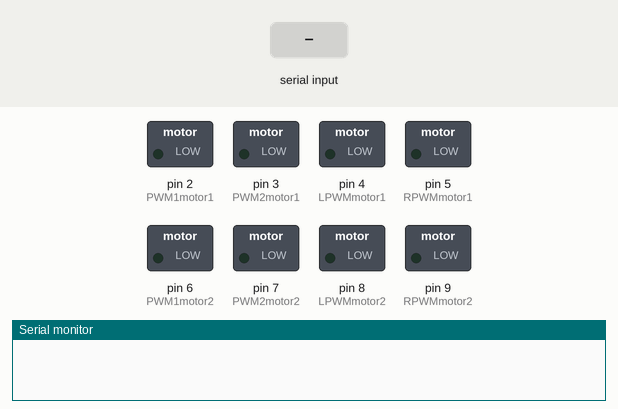
Recording of a sketch running on a simulated Arduino Uno, built with avr-gcc and run on an emulated ATmega328P. On the bench: switched loads named in the sketch (green lamp = pin HIGH), the last lines printed to the serial monitor. The inputs (shaded band) are chosen by the test bench.

Above: at 1.2 s.
1.3 s: "8" received over Serial
At 2.5 s:
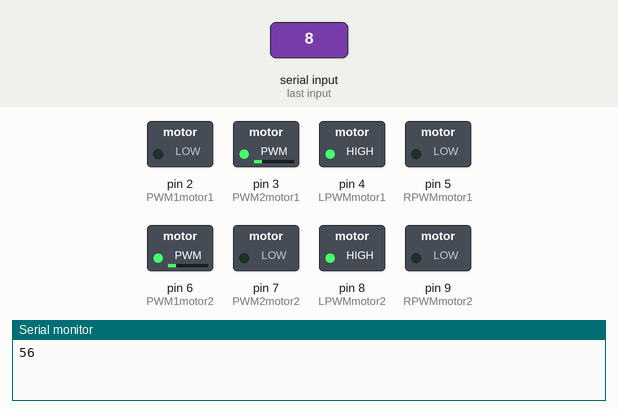
2.8 s: "6" received over Serial
At 4.0 s:
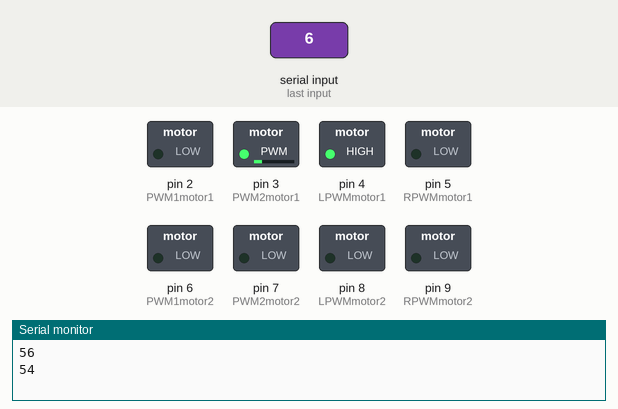
4.8 s: "4" received over Serial
At 6.5 s:
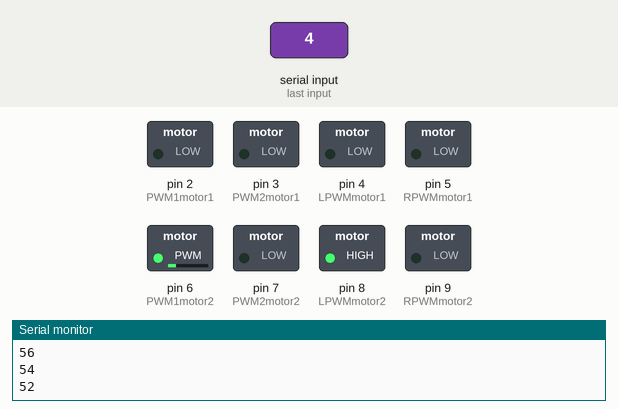
6.8 s: "2" received over Serial
At 8.2 s:
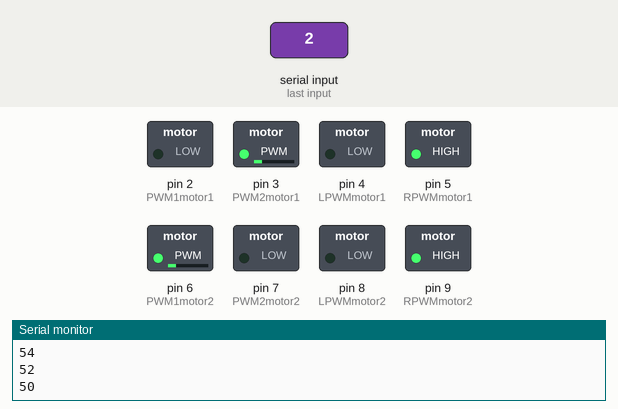
Timing chart, 0 to 9.8 s (numbered marks = the images above; inputs shaded):
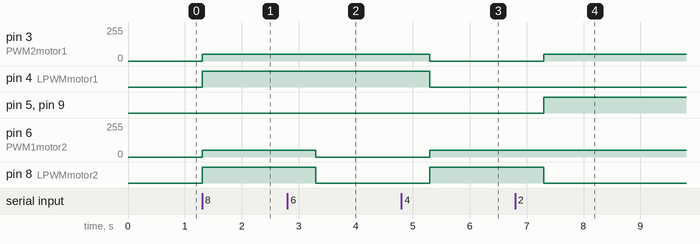

The sketch:

test-motor-driver.ino
```cpp
int x = 0;
int PWM1motor1 = 2;
int PWM2motor1 = 3;
int LPWMmotor1 = 4;
int RPWMmotor1 = 5;

int PWM1motor2 = 6;
int PWM2motor2 = 7;
int LPWMmotor2 = 8;
int RPWMmotor2 = 9;

void setup ()
{
     Serial.begin(9600);

     pinMode(PWM1motor1, OUTPUT);
  pinMode(PWM2motor1, OUTPUT);
  pinMode(LPWMmotor1, OUTPUT);
  pinMode(RPWMmotor1, OUTPUT);

     pinMode(PWM1motor2, OUTPUT);
  pinMode(PWM2motor2, OUTPUT);
  pinMode(LPWMmotor2, OUTPUT);
  pinMode(RPWMmotor2, OUTPUT);
}

void loop()
{

    if (Serial.available() > 0)
    {
      x = Serial.read();
      Serial.println(x);
     if (x==56)
     {
        forward () ;
        delay(2000);
     }

     if (x==54)
     {
        right() ;
        delay(2000);
     }

     if (x==52)
     {
        left() ;
        delay(2000);
     }

     if (x==50)
     {
        back() ;
        delay(2000);
     }

     if (x==48)
     {
        stoop() ;
        delay(2000);
     }


    }


}

void forward()
{

  analogWrite(PWM1motor1, 50);
  analogWrite(PWM2motor1, 50);
  digitalWrite(LPWMmotor1, HIGH);
  digitalWrite(RPWMmotor1, LOW);

  analogWrite(PWM1motor2, 50);
  analogWrite(PWM2motor2, 50);
  digitalWrite(LPWMmotor2, HIGH);
  digitalWrite(RPWMmotor2, LOW);


}

void back()
{

  analogWrite(PWM1motor1, 50);
  analogWrite(PWM2motor1, 50);
  digitalWrite(LPWMmotor1, LOW);
  digitalWrite(RPWMmotor1, HIGH);

  analogWrite(PWM1motor2, 50);
  analogWrite(PWM2motor2, 50);
  digitalWrite(LPWMmotor2, LOW);
  digitalWrite(RPWMmotor2, HIGH);


}

void right()
{

  analogWrite(PWM1motor1, 50);
  analogWrite(PWM2motor1, 50);
  digitalWrite(LPWMmotor1, HIGH);
  digitalWrite(RPWMmotor1, LOW);

  analogWrite(PWM1motor2, 0);
  analogWrite(PWM2motor2, 0);
  digitalWrite(LPWMmotor2, LOW);
  digitalWrite(RPWMmotor2, LOW);


}

void left()
{

  analogWrite(PWM1motor1, 0);
  analogWrite(PWM2motor1, 0);
  digitalWrite(LPWMmotor1, LOW);
  digitalWrite(RPWMmotor1, LOW);

  analogWrite(PWM1motor2, 50);
  analogWrite(PWM2motor2, 50);
  digitalWrite(LPWMmotor2, HIGH);
  digitalWrite(RPWMmotor2, LOW);


}
void stoop()
{

  analogWrite(PWM1motor1, 0);
  analogWrite(PWM2motor1, 0);
  digitalWrite(LPWMmotor1, LOW);
  digitalWrite(RPWMmotor1, LOW);

  analogWrite(PWM1motor2, 0);
  analogWrite(PWM2motor2, 0);
  digitalWrite(LPWMmotor2, LOW);
  digitalWrite(RPWMmotor2, LOW);


}
```

Measured:
- after the input at 1.3 s, pin 3 (PWM2motor1), pin 6 (PWM1motor2): 0/255 → 50/255 at once; pin 4 (LPWMmotor1), pin 8 (LPWMmotor2): LOW → HIGH at once
- after the input at 2.8 s, pin 6 (PWM1motor2): 50/255 → 0/255 after 0.50 s; pin 8 (LPWMmotor2): HIGH → LOW after 0.50 s
- after the input at 4.8 s, pin 3 (PWM2motor1): 50/255 → 0/255 after 0.50 s; pin 4 (LPWMmotor1): HIGH → LOW after 0.50 s; pin 6 (PWM1motor2): 0/255 → 50/255 after 0.50 s; pin 8 (LPWMmotor2): LOW → HIGH after 0.50 s
- after the input at 6.8 s, pin 3 (PWM2motor1): 0/255 → 50/255 after 0.50 s; pin 5 (RPWMmotor1), pin 9 (RPWMmotor2): LOW → HIGH after 0.50 s; pin 8 (LPWMmotor2): HIGH → LOW after 0.50 s
